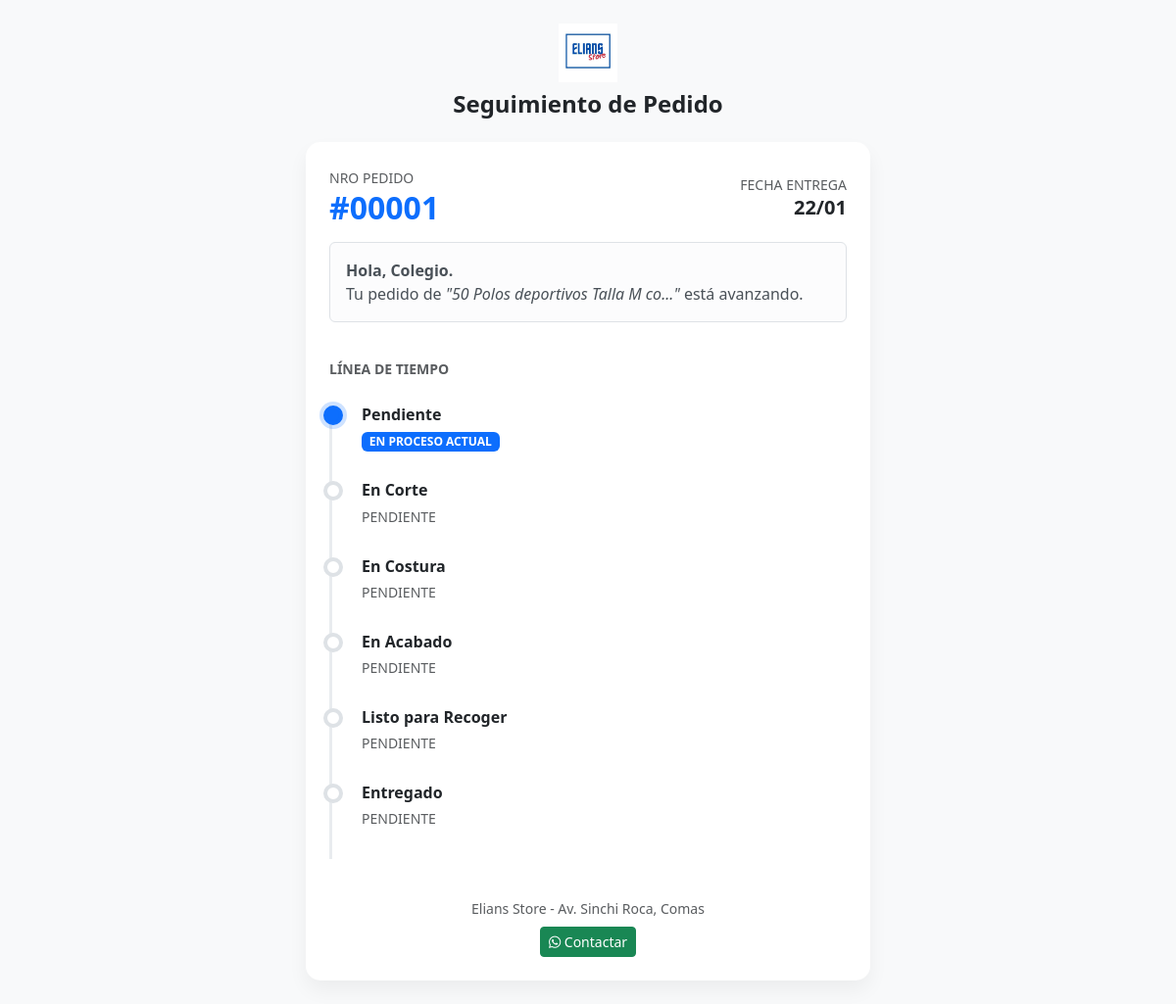
Page /rastreo.php?id=1 on the earlier database version.
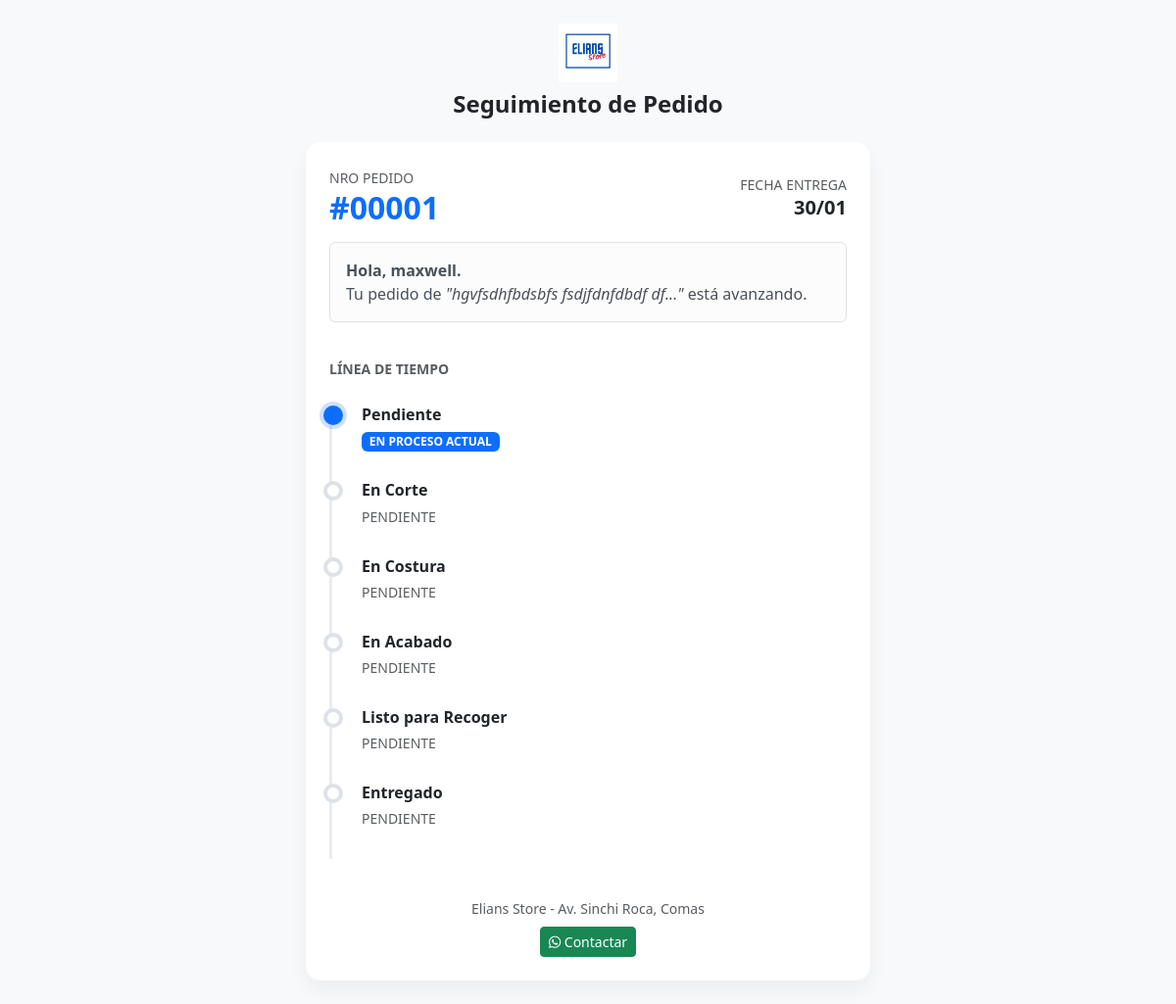
Same page on the later database version.
### tables this page shows
CREATE TABLE `pedidos` (
  `id` int(11) NOT NULL AUTO_INCREMENT,
  `cliente_nombre` varchar(100) NOT NULL,
  `cliente_telefono` varchar(20) DEFAULT NULL,
  `cliente_email` varchar(255) DEFAULT NULL,
  `cliente_direccion` varchar(255) DEFAULT NULL,
  `descripcion` text NOT NULL,
  `costo_total` decimal(10,2) NOT NULL,
  `a_cuenta` decimal(10,2) DEFAULT '0.00',
  `saldo` decimal(10,2) GENERATED ALWAYS AS ((`costo_total` - `a_cuenta`)) STORED,
  `fecha_recepcion` datetime DEFAULT CURRENT_TIMESTAMP,
  `fecha_entrega` date NOT NULL,
  `estado` varchar(50) DEFAULT 'Pendiente',
  PRIMARY KEY (`id`)
);

### rastreo.php (the view, shortened to what this page needs)
<?php
require_once 'config.php';
$id = $_GET['id'];
$stmt = $conn->prepare("SELECT * FROM pedidos WHERE id = ?");
$stmt->execute([$id]);
$pedido = $stmt->fetch(PDO::FETCH_ASSOC);
?>
<!DOCTYPE html>
<html lang="es">
<head>
    <link href="https://cdn.jsdelivr.net/npm/bootstrap@5.3.0/dist/css/bootstrap.min.css" rel="stylesheet">
    <link rel="stylesheet" href="https://cdnjs.cloudflare.com/ajax/libs/font-awesome/6.0.0/css/all.min.css">
</head>
<body>
<div class="container py-4" style="max-width: 600px;">
    <div class="text-center mb-4">
        <img src="logo.jpg" class="header-logo mb-2" onerror="this.style.display='none'">
        <h4 class="fw-bold text-dark">Seguimiento de Pedido</h4>
    </div>
    <div class="card card-status bg-white p-4">
        <div class="d-flex justify-content-between align-items-center mb-3">
            <div>
                <span class="text-muted small">NRO PEDIDO</span>
                <h2 class="fw-bold text-primary m-0">#<?php echo str_pad($pedido['id'], 5, '0', STR_PAD_LEFT); ?></h2>
            </div>
            <div class="text-end">
                <span class="text-muted small">FECHA ENTREGA</span>
                <h5 class="fw-bold text-dark m-0"><?php echo date('d/m', strtotime($pedido['fecha_entrega'])); ?></h5>
            </div>
        </div>
        <div class="alert alert-light border">
            <strong>Hola, <?php echo explode(' ', $pedido['cliente_nombre'])[0]; ?>.</strong><br>
            Tu pedido de <em>"<?php echo substr($pedido['descripcion'], 0, 30); ?>..."</em> está avanzando.
        </div>
        <h6 class="text-uppercase text-muted fw-bold small mt-4">Línea de Tiempo</h6>
        <ul class="timeline">
            <?php
            $estados = ['Pendiente', 'En Corte', 'En Costura', 'En Acabado', 'Listo para Recoger', 'Entregado'];
            $pasado = true;
            foreach($estados as $est) {
                $clase = '';
                $icono = '';
                if($pedido['estado'] == $est) {
                    $clase = 'active';
                    $icono = '<span class="badge bg-primary">EN PROCESO ACTUAL</span>';
                    $pasado = false;
                } elseif ($pasado) {
                    $clase = 'completed';
                    $icono = '<span class="text-success small fw-bold"><i class="fas fa-check"></i> COMPLETADO</span>';
                } else {
                    $clase = '';
                    $icono = '<span class="text-muted small">PENDIENTE</span>';
                }
                echo "<li class='timeline-item $clase'>";
                echo "<h6 class='fw-bold mb-1'>$est</h6>";
                echo "$icono";
                echo "</li>";
            }
            ?>
        </ul>
        <div class="text-center mt-4 text-muted small">
            Elians Store - Av. Sinchi Roca, Comas<br>
            <a href="https://wa.me/51993516112" class="btn btn-success btn-sm mt-2"><i class="fab fa-whatsapp"></i> Contactar</a>
        </div>
    </div>
</div>
</body>
</html>

Differences in the rows shown:
changed pedidos "00001": fecha_entrega "22/01" → "30/01"; cliente_nombre "Colegio" → "maxwell"; descripcion "50 Polos deportivos Talla M co" → "hgvfsdhfbdsbfs fsdjfdnfdbdf df"
